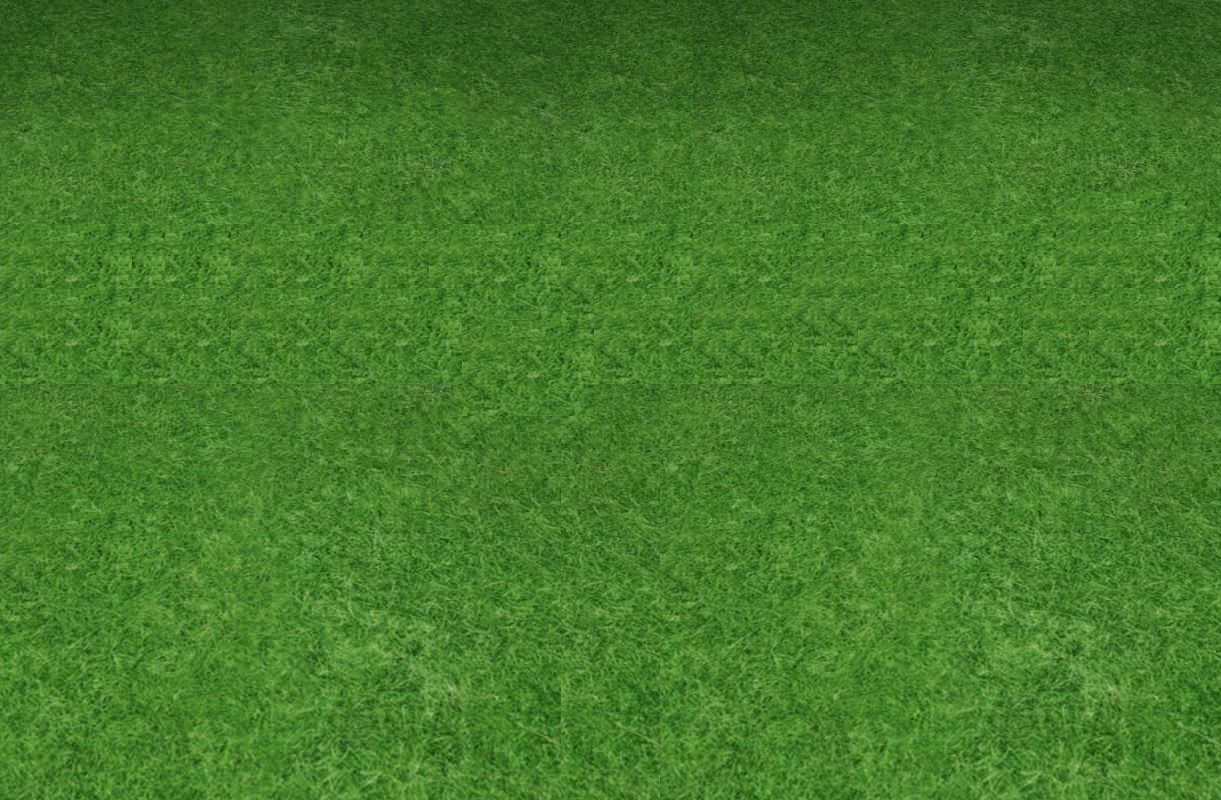

This game map was drawn from its Tiled (.tmx) file and the tilesets committed beside it. A one-line description and the full map source follow:
An orthogonal 37x25 tile map with 33x32 px tiles, 1 tile layer (Livello tile 1) and 1 object (mainPlayer).

<map version="1.4" tiledversion="1.4.1" orientation="orthogonal" renderorder="left-up" width="37" height="25" tilewidth="33" tileheight="32" infinite="0" nextlayerid="4" nextobjectid="5">
 <tileset firstgid="1" name="grass" tilewidth="33" tileheight="32" tilecount="306" columns="17">
  <image source="grass.jpg" trans="ff00ff" width="590" height="590" />
 </tileset>
 <layer id="1" name="Livello tile 1" width="37" height="25">
  <data encoding="csv">
1,2,3,4,5,6,7,8,9,10,11,12,13,14,15,16,17,1,2,3,4,1,2,3,4,5,6,7,8,9,10,11,12,13,14,15,16,
18,19,20,21,22,23,24,25,26,27,28,29,30,31,32,33,34,18,19,20,21,18,19,20,21,22,23,24,25,26,27,28,29,30,31,32,33,
35,36,37,38,39,40,41,42,43,44,45,46,47,48,49,50,51,35,36,37,38,35,36,37,38,39,40,41,42,43,44,45,46,47,48,49,50,
52,53,54,55,56,57,58,59,60,61,62,63,64,65,66,67,68,52,53,54,55,52,53,54,55,56,57,58,59,60,61,62,63,64,65,66,67,
69,70,71,72,73,74,75,76,77,78,79,80,81,82,83,84,85,69,70,71,72,69,70,71,72,73,74,75,76,77,78,79,80,81,82,83,84,
86,87,88,89,90,91,92,93,94,95,96,97,98,99,100,101,102,86,87,88,89,86,87,88,89,90,91,92,93,94,95,96,97,98,99,100,101,
103,104,105,106,107,108,109,110,111,112,113,114,115,116,117,118,119,103,104,105,106,103,104,105,106,107,108,109,110,111,112,113,154,155,156,157,118,
154,155,156,157,157,156,157,154,155,156,157,154,155,154,155,156,157,154,155,156,157,154,155,156,157,155,156,157,154,155,156,157,154,154,155,156,157,
171,172,173,174,174,173,174,171,172,173,174,171,172,171,172,173,174,171,172,173,174,171,172,173,154,154,155,156,157,172,173,174,171,171,172,173,174,
154,155,156,157,154,155,156,154,155,156,154,155,156,157,189,190,191,188,154,155,156,154,154,155,171,171,154,155,156,157,156,154,155,154,155,156,157,
171,172,173,174,171,172,173,171,172,173,171,172,173,174,154,155,156,157,171,172,173,171,171,172,188,188,171,172,173,174,173,171,172,171,172,173,174,
188,189,190,191,188,189,190,188,189,190,188,189,190,191,171,172,173,174,188,189,190,188,188,189,190,191,188,189,190,191,190,188,189,188,189,190,191,
86,87,88,89,90,91,92,93,94,95,96,97,98,99,188,189,190,191,101,102,86,87,88,89,90,91,92,93,94,95,96,97,98,99,100,101,102,
103,104,105,106,107,108,109,110,111,112,113,114,115,116,117,118,119,117,118,119,103,104,105,106,107,108,109,110,111,112,113,114,115,116,117,118,119,
120,121,122,123,124,125,126,127,128,129,130,131,132,133,134,135,136,134,135,136,120,121,122,123,124,125,126,127,128,129,130,131,132,133,134,135,136,
137,138,139,140,141,142,143,144,145,146,147,148,149,150,151,152,153,151,152,153,137,138,139,140,141,142,143,144,145,146,147,148,149,150,151,152,153,
154,155,156,157,158,159,160,161,162,163,164,165,166,167,168,169,170,168,169,170,154,155,156,157,158,159,160,161,162,163,164,165,166,167,168,169,170,
171,172,173,174,175,176,177,178,179,180,181,182,183,184,185,186,187,185,186,187,171,172,173,174,175,176,177,178,179,180,181,182,183,184,185,186,187,
188,189,190,191,192,193,194,195,196,197,198,199,200,201,202,203,204,202,203,204,188,189,190,191,192,193,194,195,196,197,198,199,200,201,202,203,204,
205,206,207,208,209,210,211,212,213,214,215,216,217,218,219,220,221,219,220,221,205,206,207,208,209,210,211,212,213,214,215,216,217,218,219,220,221,
222,223,224,225,226,227,228,229,230,231,232,233,234,235,236,237,238,236,237,238,222,223,224,225,226,227,228,229,230,231,232,233,234,235,236,237,238,
239,240,241,242,243,244,245,246,247,248,249,250,251,252,253,254,255,253,254,255,239,240,241,242,243,244,245,246,247,248,249,250,251,252,253,254,255,
256,257,258,259,260,261,262,263,264,265,266,267,268,269,270,271,272,270,271,272,256,257,258,259,260,261,262,263,264,265,266,267,268,269,270,271,272,
273,274,275,276,277,278,279,280,281,282,283,284,285,286,287,288,289,287,288,289,273,274,275,276,277,278,279,280,281,282,283,284,285,286,287,288,289,
290,291,292,293,294,295,296,297,298,299,300,301,302,303,304,305,306,304,305,306,290,291,292,293,294,295,296,297,298,299,300,301,302,303,304,305,306
</data>
 </layer>
 <objectgroup id="2" name="mainPlayer">
  <object id="1" name="mainPlayer" x="0" y="0" width="64" height="64">
   <properties>
    <property name="framewidth" type="int" value="64" />
    <property name="image" value="pipottino" />
   </properties>
  </object>
 </objectgroup>
</map>
